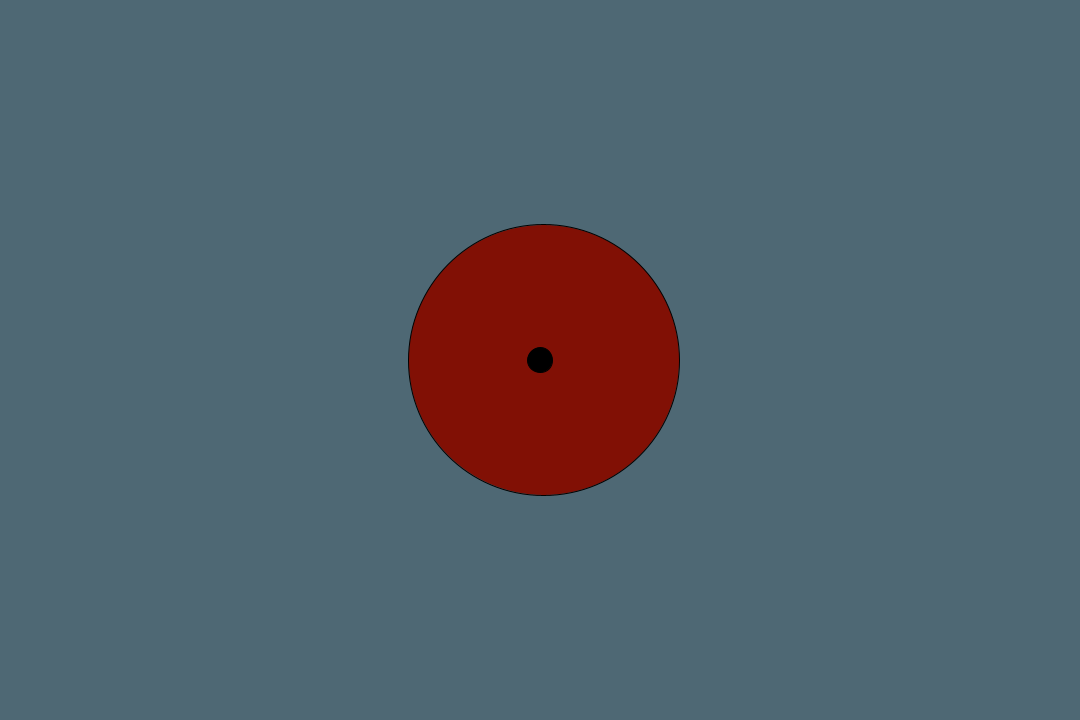
Frame 1 (no input)
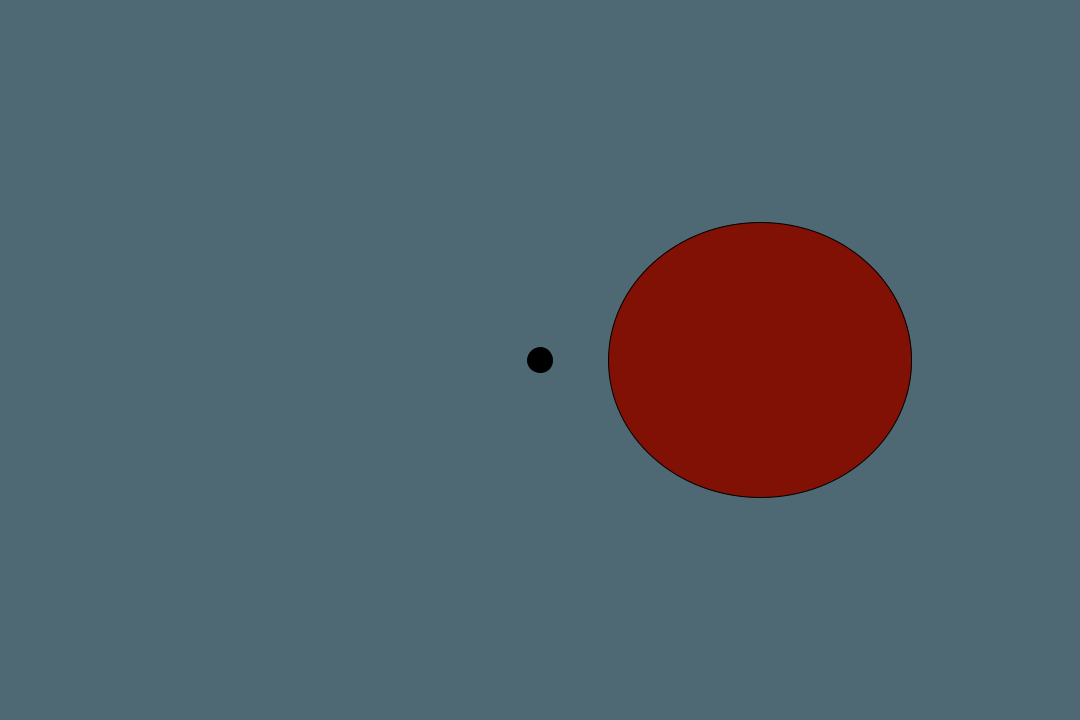
Frame 60 (the mouse pressed at the canvas centre just before this capture)
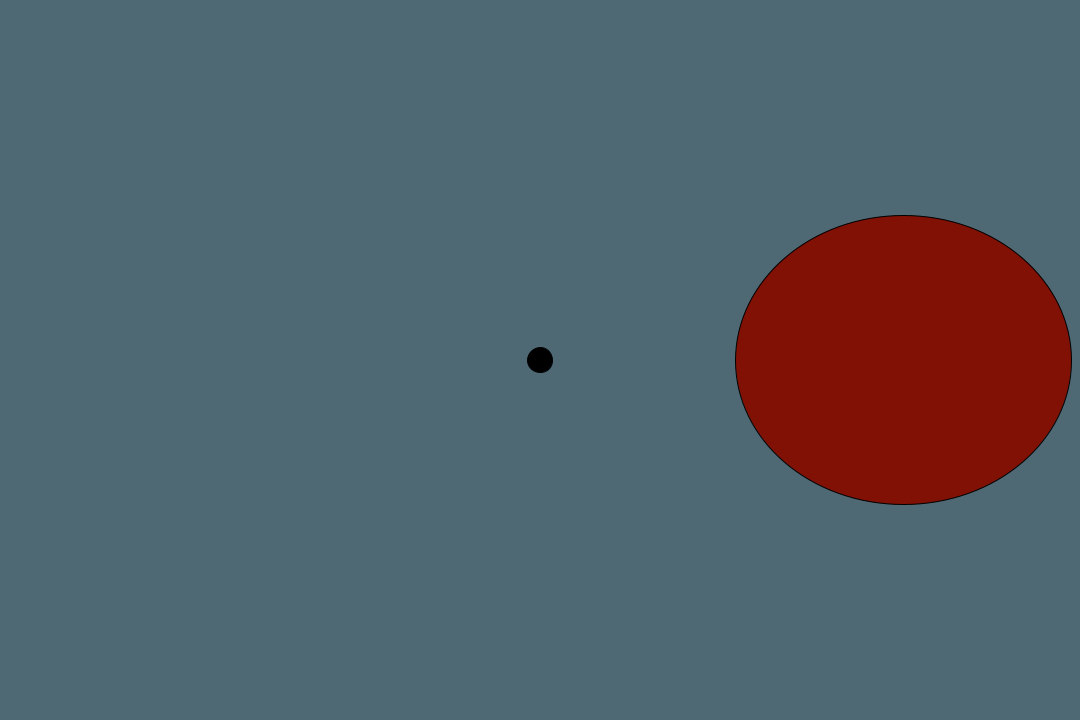
Frame 120 (the mouse held since frame 60 and released just before this capture)

The Processing sketch that drew these frames (run headless with seeded random() and noise(); from frame 60 on, the mouse is pressed at the canvas centre):

// Processing sketch: processing_114812
// ── processing_114812.pde

float a = 540;
float b = 360;
float r = 300;
float t = 0;
float dt = 0.01;

void setup() {
  size(1080,720);
}

void draw() {
  if (t>=0) {
    t += dt;
    if (cos(t)<0) {
      background(78,104,116);
      fill(0);
      ellipse(540, 360, 25, 25);
      fill(129, 16, 5);
      ellipse(a+(a-r/2)*sin(t),b,(r+50*abs(sin(t))-30*cos(t)),r-30*cos(t));
    } else {
      background(78,104,116);
      fill(129, 16, 5);
      ellipse(a+(a-r/2)*sin(t),b,(r+50*abs(sin(t)))-30*cos(t),r-30*cos(t));
      fill(0);
      ellipse(540, 360, 25, 25);
    }
  } else {
    exit();
  }
}
